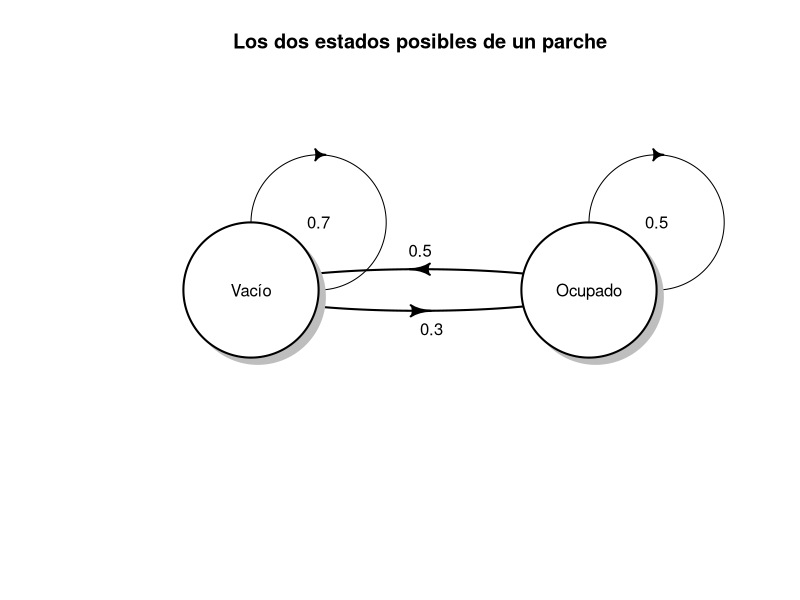
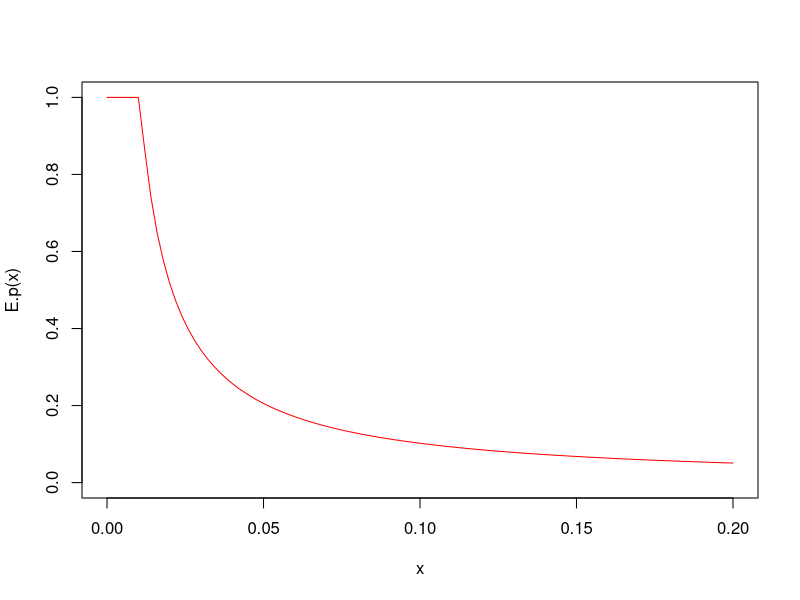
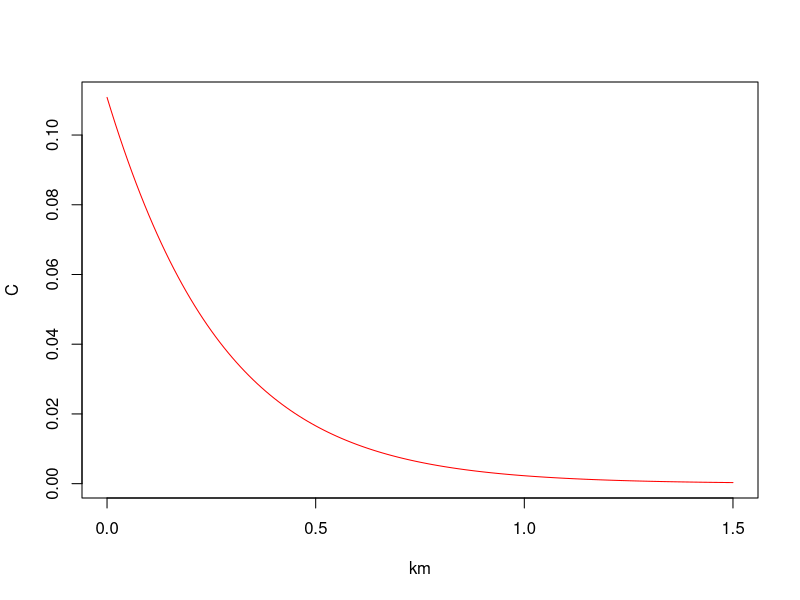

The R script that drew these images, in order:
## ---- chunk 1
knitr::opts_chunk$set(dev = 'pdf')
## ---- chunk 2
library(diagram)
C <- .3; E <- .5
M <- matrix(c(1-C, E,
              C, 1-E), ncol=2, byrow=TRUE)
colnames(M) <- rownames(M) <- c("Vacío", "Ocupado")
{
  plotmat(M, pos=2) #requires the diagram package
  title("Los dos estados posibles de un parche")
}
## ---- chunk 3
knitr::kable(M, align = "l", caption = "Primera fila es la probabilidad asociada a *t*. Segunda fila a *t+1*.")
## ---- chunk 4
eM <- eigen(M)
eM$vectors[,1]/sum(eM$vectors[,1])
## ---- chunk 5
# Extinction probability
E.p <- function(A, e=0.01, X=1.009){
  Ei <- ifelse(A > e^(1/X), e/(A^X), 1)
  Ei }

curve(E.p(x), 0, 0.2, ylim=c(0,1), col = "red")
## ---- chunk 6
# Colonization probability from one patch to another, as a function of distance
C.p <- function(d, yprime, alpha, area){
  Sij <- exp(-alpha*d ) * area
  Ci <- 1/(1 + (yprime/Sij)^2 )
  Ci
}

# parameters
yprime <- 2.663; ha <- 0.94; alpha <- 2
km <- seq(0, 1.5, by=0.01)
C <- sapply(km, function(d) {C.p(d=d, yprime=yprime, alpha=alpha, area=ha)})
plot(km, C, type="l", col = "red")
